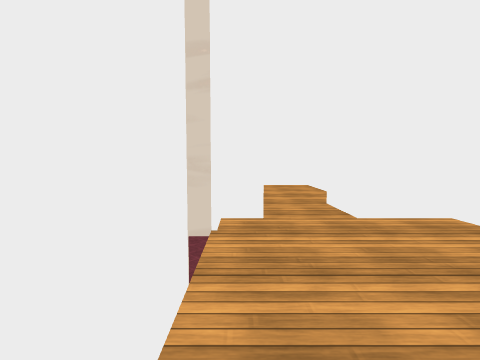
View 1 (above)

12 first-person views from a walk through a 3-D level made in the Unity game engine. The camera is 1.2 m above the floor, tilts 4° down and sees 85° across. The floor is counted in squares, 1 m on a side. Each view is taken from the middle of a square. On the plan, view 1 faces up. The plan holds only what a view shows up to about 12 squares ahead; the rest is blank. The place goes on beyond the plan. The player is left out. Some surface patterns are stand-ins.

View 2
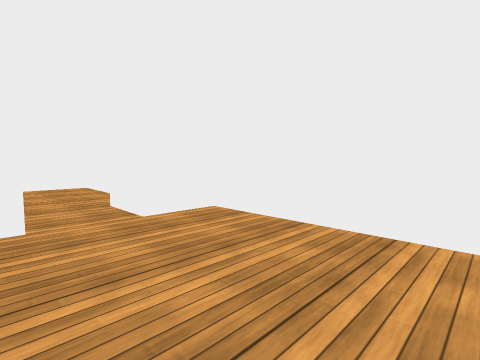

View 3
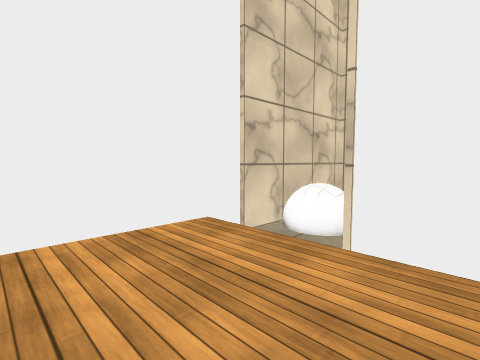

View 4
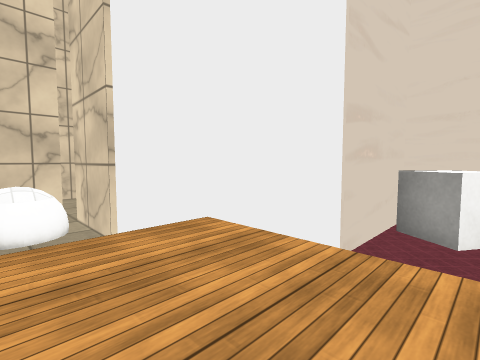

View 5
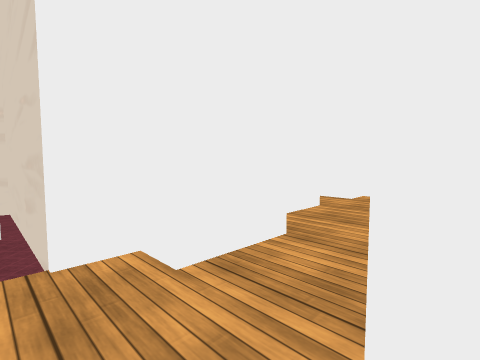

View 6
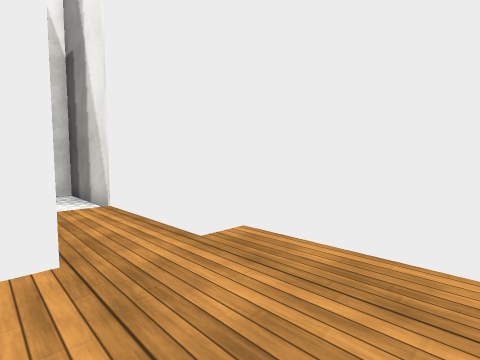

View 7
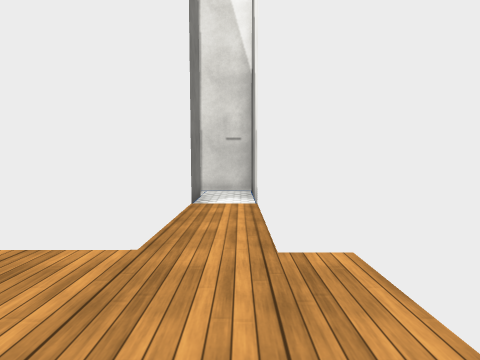

View 8
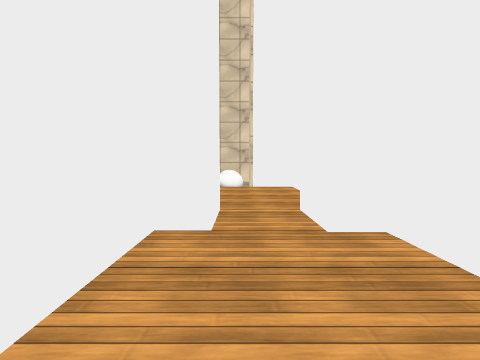

View 9
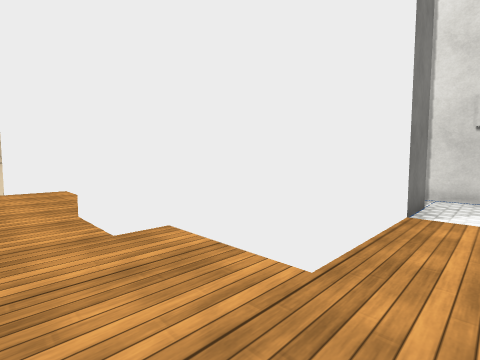

View 10
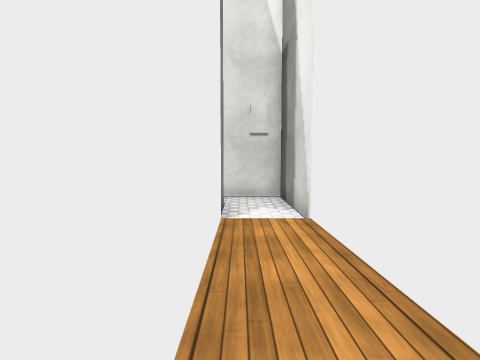

View 11
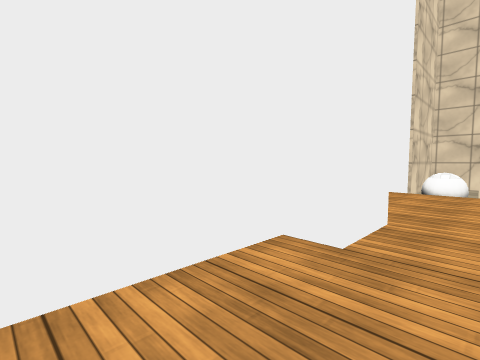

View 12
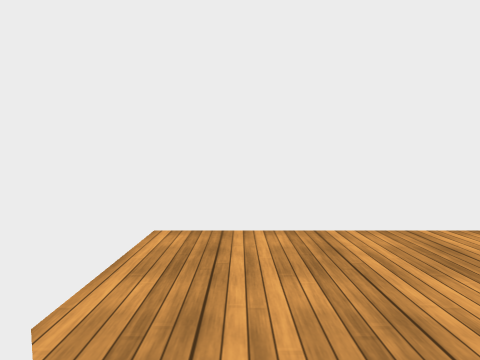

### Floor plan
Ten units are one square. View 1 is at (0, 0); x grows to the right and y downward. Boxes are objects, and circles mark ways between rooms. Rooms are numbered by the first view taken in them; rooms with no view inside come last. Other rooms are left out.
<svg viewBox="-80 -140 130 190">
<path fill="none" stroke="#000" d="M34 5 45 5 45 -55 25 -55M5 -55 -5 -55 -5 -45 -39 -45M-35 -25 -5 -25 -5 5 15 5 15 26M20 45 27 45M35 45 35 24M-46 -106 -5 -106 -5 -75 5 -75 5 -55M25 -55 25 -75 35 -75 35 -135 -5 -135 -5 -125 -45 -125M-46 -125 -75 -125M-69 -106 -49 -106"/>
<rect x="-25" y="-45" width="10" height="10" fill="#bbb"><title>other object</title></rect>
<rect x="15" y="5" width="20" height="20" fill="#bbb"><title>other object</title></rect>
<circle cx="15" cy="-65" r="3" fill="#2a7"/>
<text x="20" y="-20">1</text>
<text x="0" y="-100">2</text>
</svg>
Room 1 opens to room 2.

Where each view was taken, in squares from view 1:
view 1: 0 up, 0 right, facing up
view 2: 0 up, 0 right, facing up-right
view 3: 3 up, 0 right, facing down-right
view 4: 4 up, 3 right, facing down-left
view 5: 4 up, 3 right, facing up-left
view 6: 10 up, 3 right, facing up-left
view 7: 12 up, 3 right, facing left
view 8: 12 up, 2 right, facing down
view 9: 12 up, 2 right, facing down-left
view 10: 11 up, 1 right, facing left
view 11: 11 up, 1 right, facing down-right
view 12: 12 up, 1 left, facing right
